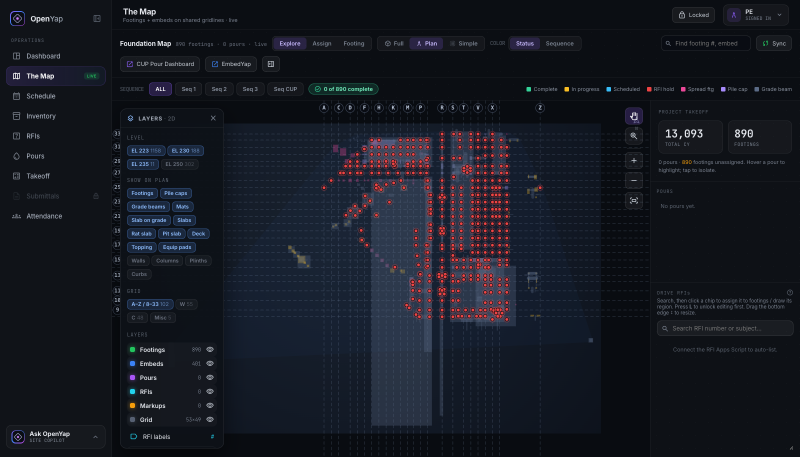
#> input picture assets/yapgrid/map.png, 1600 x 913 px, found by its file name (shown at 1/2 size)
$ python redact_screenshots.py ../assets/yapgrid/map.png
#> lines starting #> are read from the running program, lines starting #| are printed output that depends on the picture; after the words box and inside, x2 and y2 are one past the last pixel; in counts of white or black regions, pixels touching at a corner belong together
#> in main, im is the input picture: PIL image 1600x913 RGB; mean R, G, B 22.7, 26, 34.7
#!/usr/bin/env python3
"""
Redact project data out of the app screenshots in assets/yapgrid/.

The screenshots are captures of a live internal tool, so they carry things the
prose on this site deliberately does not: takeoff quantities, level elevations,
per-layer element counts, the source model's file name, member marks with their
top/bottom-of-footing elevations, and a title block with the firm's address and
the job number.

Boxes are hard black on purpose. A visibly redacted screenshot reads as a
deliberate choice; a subtly blurred one reads as a mistake.

Usage:  python3 tools/redact_screenshots.py path/to/originals
        (writes redacted copies over assets/yapgrid/)

Requires Pillow and numpy. Re-running against already-redacted files is
harmless for the fixed boxes but will not find anything new to detect.
"""
import os
import sys
from collections import deque

from PIL import Image, ImageDraw, ImageFilter
import numpy as np

DEST = os.path.join(os.path.dirname(__file__), '..', 'assets', 'yapgrid')


def boxes(im, rects, fill=(0, 0, 0)):
#> called with fill = (0, 0, 0)
    d = ImageDraw.Draw(im)
    for r in rects:
        d.rectangle(r, fill=fill)
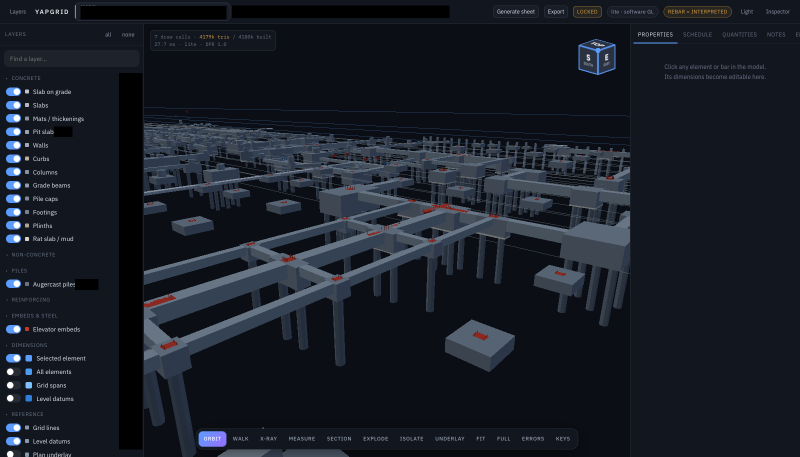
#> input picture assets/yapgrid/model-rebar.png, 1600 x 913 px, found by its file name (shown at 1/2 size)
#> in main, im is the input picture: PIL image 1600x913 RGB; mean R, G, B 25.1, 29.9, 38.8
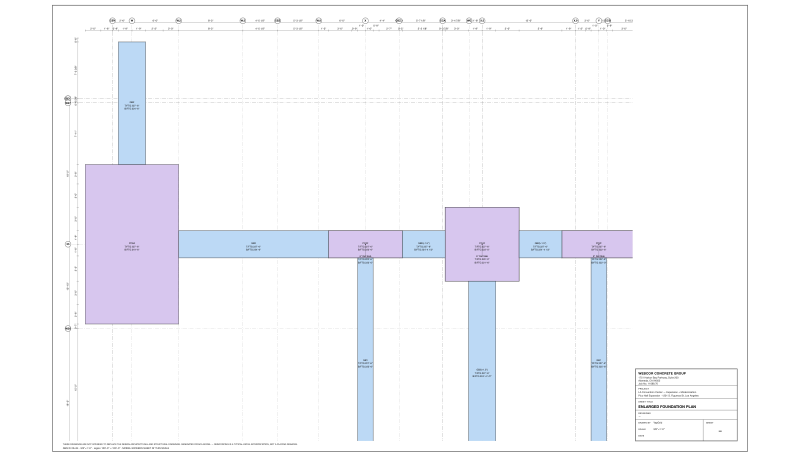
#> input picture assets/yapgrid/sheet.png, 1600 x 913 px, found by its file name (shown at 1/2 size)
#> in main, im is the input picture: PIL image 1600x913 RGB; mean R, G, B 246.3, 246.7, 250.9
    return im


# Fixed regions, in the 1600x913 capture space each screenshot was taken at.
MAP_BOXES = [
    (1310, 210, 1598, 354),   # "PROJECT TAKEOFF" panel — total CY and footing count
    (252, 285, 412, 341),     # LEVEL chips — elevations and per-level counts
    (252, 595, 400, 649),     # GRID chips — gridline label ranges and counts
    (362, 684, 410, 850),     # LAYERS list — per-layer counts
    (346, 80, 540, 97),       # toolbar "N footings . N pours . live"
    (612, 166, 760, 189),     # "N of N complete" chip
]

REBAR_BOXES = [
    (464, 11, 898, 35),       # source IFC file name and export provenance
    (161, 12, 452, 38),       # model picker — level, elevation, element count
    (238, 146, 284, 898),     # left panel — every per-layer element count
    (150, 558, 196, 579),     # pile diameter
    (108, 253, 144, 273),     # slab thickness
]

# Title block rows carrying the firm, its address, the job number and the
# project name/address. The sheet title, scale and "drawn by" rows are kept:
# they show the model really does plot a titled sheet, and say nothing.
SHEET_TITLE_BLOCK = (1268, 735, 1477, 799)

# Member annotations the detector misses because they sit on lighter fill.
SHEET_EXTRA = [
    (710, 503, 757, 535), (1174, 503, 1223, 535),
    (710, 711, 755, 742), (1175, 711, 1221, 742),
]


def find_annotation_clusters(im):
    """Locate the small dark annotation text sitting on the coloured member fills.

    Member marks and their top/bottom-of-footing elevations are drawn over
    lavender and blue fills, so restricting to saturated areas keeps the grid
    lines, dimension chains and sheet notes intact.
    """
    a = np.asarray(im).astype(int)
    mx, mn = a.max(2), a.min(2)
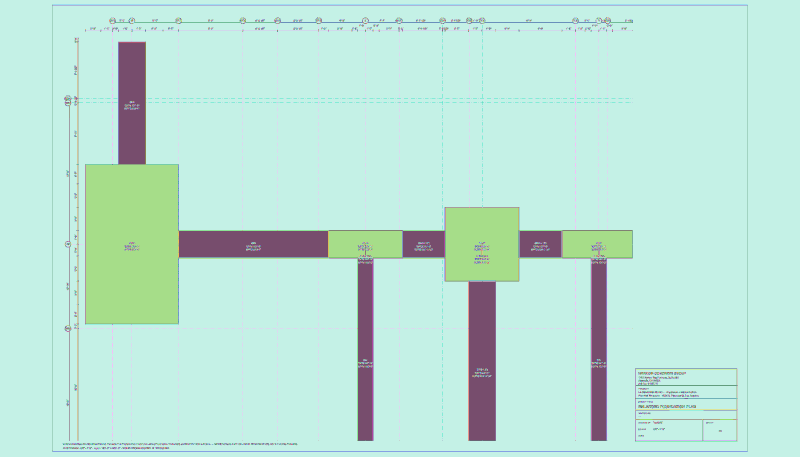
#> mx: shape (913, 1600) int64 (shown at 1/2 size); 205 distinct labels, from 17 to 255; one colour per label, 0 black
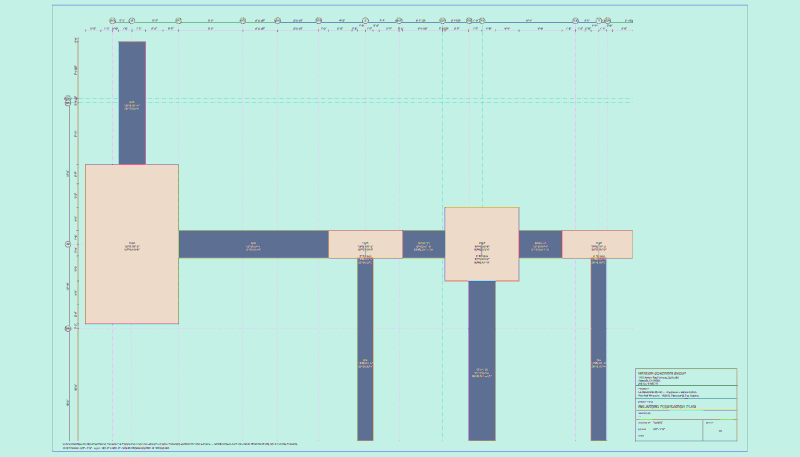
#> mn: shape (913, 1600) int64 (shown at 1/2 size); 208 distinct labels, from 17 to 255; one colour per label, 0 black
    sat = np.where(mx > 0, (mx - mn) / np.maximum(mx, 1), 0)
    colored = (sat > 0.045) & (mx > 120)
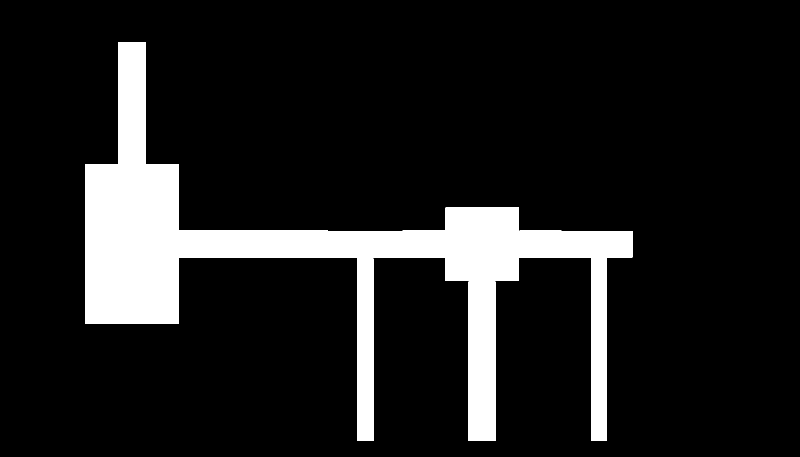
#> colored: shape (913, 1600) bool (shown at 1/2 size); 12.1% white; 6 white regions, box (x1, y1, x2, y2) and area: (170, 84, 804, 648) 97566, (891, 415, 1265, 562) 33727, (937, 563, 992, 882) 17211, (715, 516, 747, 882) 11689, (1182, 516, 1214, 882) 11687, (805, 461, 890, 516) 4661
    dark = a.sum(2) < 505
#> dark: shape (913, 1600) bool; 1.2% white in thin lines or dots, all inside (x1, y1, x2, y2) = (104, 10, 1496, 903)

    # grow the colour mask so glyphs at a fill's edge still count
    cm = Image.fromarray((colored * 255).astype(np.uint8)).filter(ImageFilter.MaxFilter(9))
#> cm: PIL image 1600x913 L; 13.7% white; 1 white region, box (x1, y1, x2, y2) and area: (166, 80, 1269, 886) 199571
    mask = dark & (np.asarray(cm) > 0)
#> mask: shape (913, 1600) bool; 0.57% white in thin lines or dots, all inside (x1, y1, x2, y2) = (170, 83, 1265, 882)
    # then merge neighbouring glyphs into one block per annotation
    mm = Image.fromarray((mask * 255).astype(np.uint8)).filter(ImageFilter.MaxFilter(7))
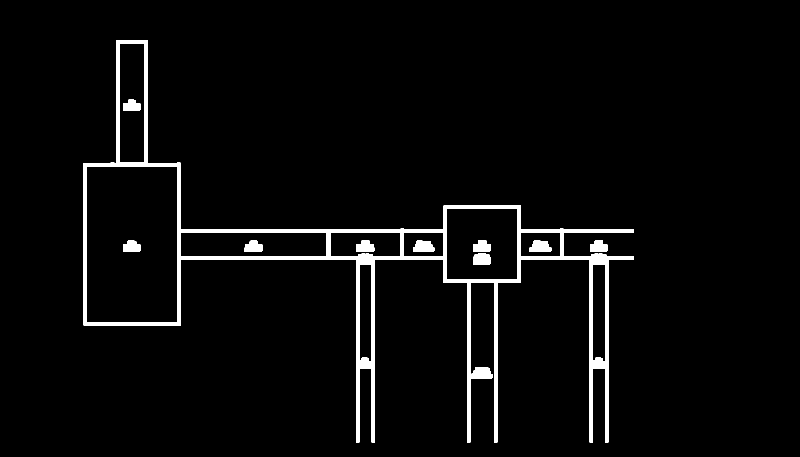
#> mm: PIL image 1600x913 L (shown at 1/2 size); 3.5% white; 11 white regions, largest, box (x1, y1, x2, y2) and area: (167, 80, 1268, 885) 43273, (942, 734, 986, 757) 821, (1059, 481, 1103, 504) 817
    mask = np.asarray(mm) > 0

    H, W = mask.shape
#> H = 913; W = 1600
    seen = np.zeros((H, W), bool)
    out = []
    for y0, x0 in zip(*np.nonzero(mask)):
        if seen[y0, x0]:
            continue
        q = deque([(y0, x0)])
        seen[y0, x0] = True
        miny = maxy = y0
        minx = maxx = x0
        n = 0
        while q:
            y, x = q.popleft()
            n += 1
            miny, maxy = min(miny, y), max(maxy, y)
            minx, maxx = min(minx, x), max(maxx, x)
            for dy, dx in ((1, 0), (-1, 0), (0, 1), (0, -1)):
                ny, nx = y + dy, x + dx
                if 0 <= ny < H and 0 <= nx < W and mask[ny, nx] and not seen[ny, nx]:
                    seen[ny, nx] = True
                    q.append((ny, nx))
        if n >= 45 and (maxx - minx) < 260 and (maxy - miny) < 70:
            out.append((minx - 2, miny - 2, maxx + 2, maxy + 2))
#> this loop made 50484 passes
#> after the loop, out = [(244, 197, 283, 223), (244, 479, 283, 505), (487, 479, 526, 505), (711, 479, 750, 505), (824, 479, 870, 505), (944, 479, 983, 505), (1057, 479, 1104, 505), (1178, 479, 1216, 505), (944, 505, 983, 531), (940, 732, 987, 758)]
    return out


def main(src):
    dest = os.path.normpath(DEST)

    im = Image.open(os.path.join(src, 'map.png')).convert('RGB')
    boxes(im, MAP_BOXES).save(os.path.join(dest, 'map.png'))
    print('map.png redacted')

    im = Image.open(os.path.join(src, 'model-rebar.png')).convert('RGB')
    boxes(im, REBAR_BOXES).save(os.path.join(dest, 'model-rebar.png'))
    print('model-rebar.png redacted')

    im = Image.open(os.path.join(src, 'sheet.png')).convert('RGB')
    rects = find_annotation_clusters(im) + [SHEET_TITLE_BLOCK] + SHEET_EXTRA
#> rects = 15 items, first 6: (244, 197, 283, 223), (244, 479, 283, 505), (487, 479, 526, 505), (711, 479, 750, 505), (824, 479, 870, 505), (944, 479, 983, 505)
    print(f'sheet.png: {len(rects)} regions')
#| sheet.png: 15 regions
    boxes(im, rects).save(os.path.join(dest, 'sheet.png'))
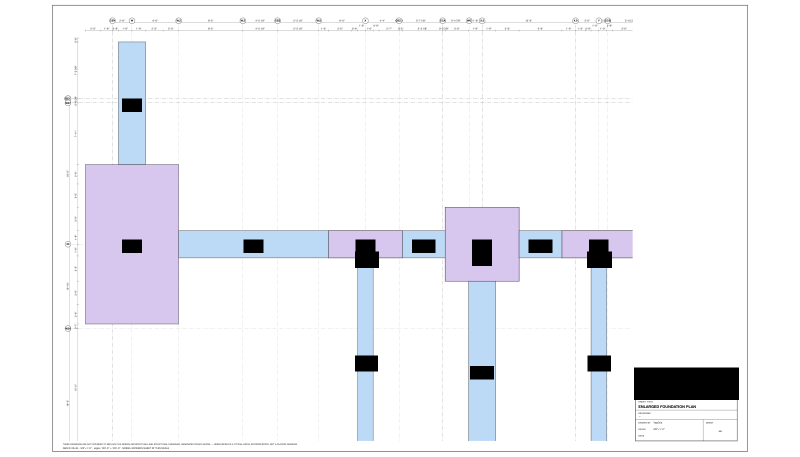
#> saved as sheet.png: PIL image 1600x913 RGB (shown at 1/2 size); mean R, G, B 241.9, 242.2, 246
    print('sheet.png redacted')


if __name__ == '__main__':
    if len(sys.argv) != 2:
        sys.exit(__doc__)
    main(sys.argv[1])
